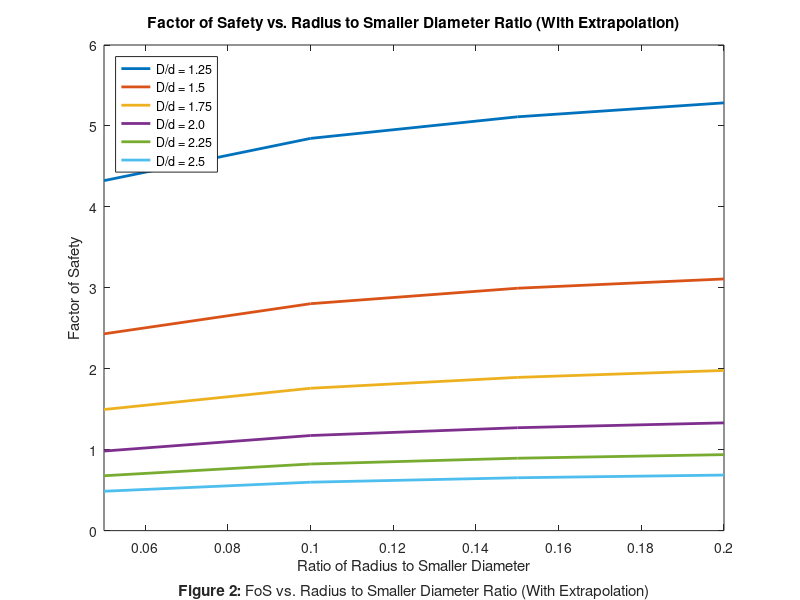

MATLAB code for this plot:
%% RAHUL GOYAL LAB 5
% ME 328 Fall 2018 - Lab Assignment #5
%
% *Author:* RAHUL GOYAL
%
% California Polytechnic State University, San Luis Obispo, CA
%
% *Date Created:* December 04, 2018
%
% *Date Modified:* December 11, 2018
%
% *Description:*
% The critical section for fatigue failure on a shaft has been determined
% to be the location of the notch radius. To aid in the design of the shaft
% generate curves showing the effect on the factor of safety of varying the
% diameter of the stepped down portion, d, and the radius of the notch, r.



%% Reset
close all;
clear all;
clc;



%% Constants / Given Values

% Ratios of larger diameter to smaller diameter
D_d = [1.25, 1.5, 1.75, 2.0, 2.25, 2.5];
% Ratios of radius to smaller diameter
r_d = [0.05, 0.10, 0.15, 0.20];



%% Input Parameters

D = 3;                          % Larger diameter (in)
L = 5;                          % Shaft length (in)
a = 10;                         % Lever length (in)
P_a = 0.75;                     % Alternating force (kips)
P_m = 1.5;                      % Mean force (kips)

S_ut = 210;                     % Strength, ultimate (ksi)
S_y  = 180;                     % Strength, yield (ksi)

% k_a = 1.34*S_ut^-0.085;         % Surface Factor (ground)
k_a = 2.70*S_ut^-0.265;         % Surface Factor (machined)



%% Analysis (No Extrapolation or Saturation Assumptions for k_b, k_t, k_ts)

% Create factor of safety matrix
FoS = zeros(length(D_d), length(r_d));

S_ep = S_ut / 2;                % Endurance Limit Prime (ksi)
if S_ep > 100
    S_ep = 100;
end

k_c = 1;                        % Loading Factor
k_d = 1;                        % Temperature Factor
k_e = 1;                        % Reliability Factor

for i = 1:length(D_d)
    
    d = D / D_d(i);                 % Smaller diameter (in)
    
    % Size Factor (k_b)
    if (0.11 <= d) && (d <= 2)
        k_b = (d/0.3)^-0.107;
    elseif (0.2 < d) && (d <= 10)
        k_b = 0.91*d^-0.157;
    else
        k_b = 0;
        disp("Stepped-down diameter out of range for k_b calculation!");
        disp("The stepped-down diameter is: " + d);
    end
    
    % Enduance Limit (ksi)
    S_e = S_ep * k_a * k_b * k_c * k_d * k_e;
    
    % Alternating Stresses (ksi)
    % Stress from Bending [M * c / I] (ksi)
    sigma_a = (P_a*L) * (d/2) / (pi/4*(d/2)^4);
    % Stress from Torsion [T * r / J] (ksi)
    tau_a = (P_a*a) * (d/2) / (pi/2*(d/2)^4);
    % Alternating Stress Prime (ksi)
    % Changes with notch radius, calculated below.

    % Mean Stresses (ksi)
    % Stress from Bending ]M * c / I] (ksi)
    sigma_m = (P_m*L) * (d/2) / (pi/4*(d/2)^4);
    % Stress from Torsion [T * r / J] (ksi)
    tau_m = (P_m*a) * (d/2) / (pi/2*(d/2)^4);
    % Mean Stress Prime (ksi)
    sigma_mp = sqrt(sigma_m^2 + 3*tau_m^2);
    
    % Miscellaneous Factors (k_f)
    h = (D - d) / 2;                % Step height (in)   
    for j = 1:length(r_d)
        r = r_d(j) * d;                 % Notch radius (in)
        
        % Stress Concentration Factor
        % https://www.amesweb.info/
        % StressConcentrationFactor/SteppedShaftWithShoulderFillet.aspx
        
        % Bending
        if (0.1 <= h/r) && (h/r <= 2.0)
            C_1 =  0.947 + 1.206*sqrt(h/r) - 0.131*h/r;
            C_2 =  0.022 - 3.405*sqrt(h/r) + 0.915*h/r;
            C_3 =  0.869 + 1.777*sqrt(h/r) - 0.555*h/r;
            C_4 = -0.810 + 0.422*sqrt(h/r) - 0.260*h/r;
            k_t = C_1 + C_2*(2*h/D) + C_3*(2*h/D)^2 + C_4*(2*h/D)^3;
        elseif (2.0 < h/r) && (h/r <= 20.0)
            C_1 =  1.232 + 0.832*sqrt(h/r) - 0.008*h/r;
            C_2 = -3.813 + 0.968*sqrt(h/r) - 0.260*h/r;
            C_3 =  7.423 - 4.868*sqrt(h/r) + 0.869*h/r;
            C_4 = -3.839 + 3.070*sqrt(h/r) - 0.600*h/r;
            k_t = C_1 + C_2*(2*h/D) + C_3*(2*h/D)^2 + C_4*(2*h/D)^3;            
        else
            k_t = 0;            
            disp("h/r ratio out of range for k_t calculation!");
            disp("The h/r ratio is: " + h/r);
        end
        
        % Torsion
        if (0.25 <= h/r) && (h/r <= 4.0)
            C_1 =  0.905 + 0.783*sqrt(h/r) - 0.075*h/r;
            C_2 = -0.437 - 1.969*sqrt(h/r) + 0.553*h/r;
            C_3 =  1.557 + 1.073*sqrt(h/r) - 0.578*h/r;
            C_4 = -1.061 + 0.171*sqrt(h/r) + 0.086*h/r;
            k_ts = C_1 + C_2*(2*h/D) + C_3*(2*h/D)^2 + C_4*(2*h/D)^3;
        else
            k_ts = 0;            
            disp("h/r ratio out of range for k_ts calculation!");
            disp("The h/r ratio is: " + h/r);
        end
        
        % Notch Sensitivity
        % Bending
        sqrt_a = 0.246 - 3.08E-3*S_ut + 1.51E-5*S_ut^2 - 2.67E-8*S_ut^3;
        q = 1 / (1 + sqrt_a/sqrt(r));
        if k_t
            k_f = q*(k_t - 1) + 1;
        else
            k_f = 0;
        end
        % Torsion
        sqrt_as = 0.190 - 2.51E-3*S_ut + 1.35E-5*S_ut^2 - 2.67E-8*S_ut^3;
        qs = 1 / (1 + sqrt_as/sqrt(r));
        if k_ts
            k_fs = qs*(k_ts - 1) + 1;
        else
            k_fs = 0;
        end
        
        % Alternating Stress Prime (ksi)
        sigma_ap = sqrt((k_f*sigma_a)^2 + 3*(k_fs*tau_a)^2);
        
        % Factor of Safety (Modified Goodman)
        if k_b && k_f && k_fs
            FoS_MG = (sigma_ap/S_e + sigma_mp/S_ut)^-1;
        else
            FoS_MG = 0;
        end
        
        % Factor of Safety (Langer Static Yield)
        FoS_LSY = S_y / (sigma_ap + sigma_mp);
        
        % Factor of Safety
        FoS(i, j) = min(FoS_MG, FoS_LSY);
        if ~FoS(i, j)
            FoS(i, j) = NaN;
        end
        
    end
end



%% Plot (No Extrapolation or Saturation Assumptions for k_b, k_t, k_ts)
plot(r_d, FoS, 'LineWidth', 2);
title('Factor of Safety vs. Radius to Smaller Diameter Ratio');
xlabel({'Ratio of Radius to Smaller Diameter'
        ''
        % Figure label
        '\bfFigure 1: \rmFoS vs. Radius to Smaller Diameter Ratio'});
ylabel('Factor of Safety');
legend('D/d = 1.25', 'D/d = 1.5', 'D/d = 1.75', 'D/d = 2.0', ...
       'D/d = 2.25', 'D/d = 2.5', 'Location', 'northwest');



%% Analysis (With Extrapolation Assumptions for k_ts)
% The error messages of the previous analysis indicate that some step
% height to notch radius ratios fall out of range in the available data for
% the stress concentration due to torsion. The produced plot suggests that
% the factors of safety for these ratios should be lower than the
% calculated factors of safety. Therefore, it would be more conservative to
% extrapolate (using the same equation) for these ratio. The analysis above
% is repeated below with this modification.

% Create factor of safety matrix
FoS = zeros(length(D_d), length(r_d));

S_ep = S_ut / 2;                % Endurance Limit Prime (ksi)
if S_ep > 100
    S_ep = 100;
end

k_c = 1;                        % Loading Factor
k_d = 1;                        % Temperature Factor
k_e = 1;                        % Reliability Factor

for i = 1:length(D_d)
    
    d = D / D_d(i);                 % Smaller diameter (in)
    
    % Size Factor (k_b)
    if (0.11 <= d) && (d <= 2)
        k_b = (d/0.3)^-0.107;
    elseif (0.2 < d) && (d <= 10)
        k_b = 0.91*d^-0.157;
    else
        k_b = 0;
        disp("Stepped-down diameter out of range for k_b calculation!");
        disp("The stepped-down diameter is: " + d);
    end
    
    % Enduance Limit (ksi)
    S_e = S_ep * k_a * k_b * k_c * k_d * k_e;
    
    % Alternating Stresses (ksi)
    % Stress from Bending [M * c / I] (ksi)
    sigma_a = (P_a*L) * (d/2) / (pi/4*(d/2)^4);
    % Stress from Torsion [T * r / J] (ksi)
    tau_a = (P_a*a) * (d/2) / (pi/2*(d/2)^4);
    % Alternating Stress Prime (ksi)
    % Changes with notch radius, calculated below.

    % Mean Stresses (ksi)
    % Stress from Bending ]M * c / I] (ksi)
    sigma_m = (P_m*L) * (d/2) / (pi/4*(d/2)^4);
    % Stress from Torsion [T * r / J] (ksi)
    tau_m = (P_m*a) * (d/2) / (pi/2*(d/2)^4);
    % Mean Stress Prime (ksi)
    sigma_mp = sqrt(sigma_m^2 + 3*tau_m^2);
    
    % Miscellaneous Factors (k_f)
    h = (D - d) / 2;                % Step height (in)   
    for j = 1:length(r_d)
        r = r_d(j) * d;                 % Notch radius (in)
        
        % Stress Concentration Factor
        % https://www.amesweb.info/
        % StressConcentrationFactor/SteppedShaftWithShoulderFillet.aspx
        
        % Bending
        if (0.1 <= h/r) && (h/r <= 2.0)
            C_1 =  0.947 + 1.206*sqrt(h/r) - 0.131*h/r;
            C_2 =  0.022 - 3.405*sqrt(h/r) + 0.915*h/r;
            C_3 =  0.869 + 1.777*sqrt(h/r) - 0.555*h/r;
            C_4 = -0.810 + 0.422*sqrt(h/r) - 0.260*h/r;
            k_t = C_1 + C_2*(2*h/D) + C_3*(2*h/D)^2 + C_4*(2*h/D)^3;
        elseif (2.0 < h/r) && (h/r <= 20.0)
            C_1 =  1.232 + 0.832*sqrt(h/r) - 0.008*h/r;
            C_2 = -3.813 + 0.968*sqrt(h/r) - 0.260*h/r;
            C_3 =  7.423 - 4.868*sqrt(h/r) + 0.869*h/r;
            C_4 = -3.839 + 3.070*sqrt(h/r) - 0.600*h/r;
            k_t = C_1 + C_2*(2*h/D) + C_3*(2*h/D)^2 + C_4*(2*h/D)^3;            
        else
            k_t = 0;            
            disp("h/r ratio out of range for k_t calculation!");
            disp("The h/r ratio is: " + h/r);
        end
        
        % Torsion
        if (0.25 <= h/r) && (h/r <= 4.0)
            C_1 =  0.905 + 0.783*sqrt(h/r) - 0.075*h/r;
            C_2 = -0.437 - 1.969*sqrt(h/r) + 0.553*h/r;
            C_3 =  1.557 + 1.073*sqrt(h/r) - 0.578*h/r;
            C_4 = -1.061 + 0.171*sqrt(h/r) + 0.086*h/r;
            k_ts = C_1 + C_2*(2*h/D) + C_3*(2*h/D)^2 + C_4*(2*h/D)^3;
        % EXTRAPOLATION ASSUMPTION
        elseif h/r > 4.0
            C_1 =  0.905 + 0.783*sqrt(h/r) - 0.075*h/r;
            C_2 = -0.437 - 1.969*sqrt(h/r) + 0.553*h/r;
            C_3 =  1.557 + 1.073*sqrt(h/r) - 0.578*h/r;
            C_4 = -1.061 + 0.171*sqrt(h/r) + 0.086*h/r;
            k_ts = C_1 + C_2*(2*h/D) + C_3*(2*h/D)^2 + C_4*(2*h/D)^3;
            disp("h/r ratio out of range (too large) for k_ts calculation!");
            disp("The h/r ratio is: " + h/r);
            disp("Extrapolating...");
        else
            k_ts = 0;            
            disp("h/r ratio out of range (too small) for k_ts calculation!");
            disp("The h/r ratio is: " + h/r);
        end
        
        % Notch Sensitivity
        % Bending
        sqrt_a = 0.246 - 3.08E-3*S_ut + 1.51E-5*S_ut^2 - 2.67E-8*S_ut^3;
        q = 1 / (1 + sqrt_a/sqrt(r));
        if k_t
            k_f = q*(k_t - 1) + 1;
        else
            k_f = 0;
        end
        % Torsion
        sqrt_as = 0.190 - 2.51E-3*S_ut + 1.35E-5*S_ut^2 - 2.67E-8*S_ut^3;
        qs = 1 / (1 + sqrt_as/sqrt(r));
        if k_ts
            k_fs = qs*(k_ts - 1) + 1;
        else
            k_fs = 0;
        end
        
        % Alternating Stress Prime (ksi)
        sigma_ap = sqrt((k_f*sigma_a)^2 + 3*(k_fs*tau_a)^2);
        
        % Factor of Safety (Modified Goodman)
        if k_b && k_f && k_fs
            FoS_MG = (sigma_ap/S_e + sigma_mp/S_ut)^-1;
        else
            FoS_MG = 0;
        end
        
        % Factor of Safety (Langer Static Yield)
        FoS_LSY = S_y / (sigma_ap + sigma_mp);
        
        % Factor of Safety
        FoS(i, j) = min(FoS_MG, FoS_LSY);
        if ~FoS(i, j)
            FoS(i, j) = NaN;
        end
        
    end
end



%% Plot (Extrapolation Assumptions for k_ts)
plot(r_d, FoS, 'LineWidth', 2);
title('Factor of Safety vs. Radius to Smaller Diameter Ratio (With Extrapolation)');
xlabel({'Ratio of Radius to Smaller Diameter'
        ''
        % Figure label
        '\bfFigure 2: \rmFoS vs. Radius to Smaller Diameter Ratio (With Extrapolation)'});
ylabel('Factor of Safety');
xlim([min(r_d), max(r_d)]);
legend('D/d = 1.25', 'D/d = 1.5', 'D/d = 1.75', 'D/d = 2.0', ...
       'D/d = 2.25', 'D/d = 2.5', 'Location', 'northwest');